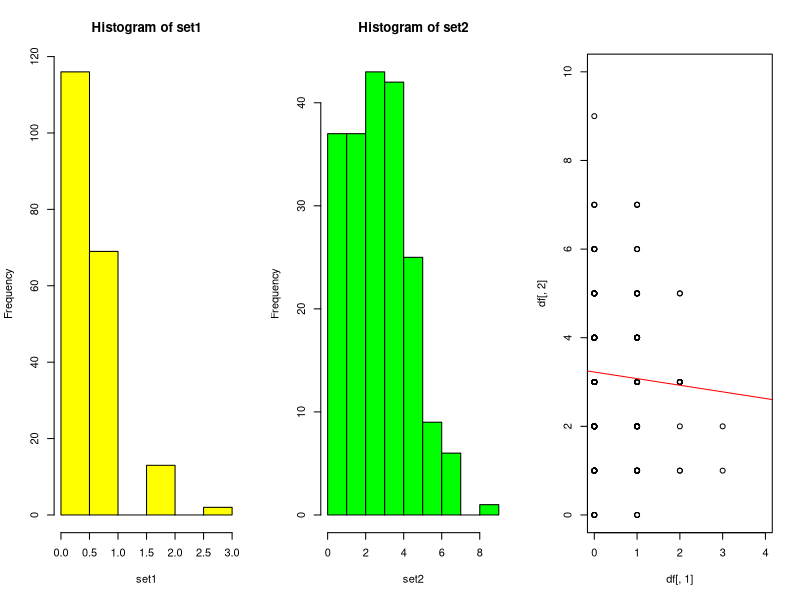

The R script that drew this image:
##### Практическое задания №1 (11/09/2021) Васильева А.В. ####

# Генерируем два случайных Пуассоновских набора по 200 ####
# чисел, один с средним 0.5, другой с средним 3 (используя функцию rpois)
set1 = rpois(200, 0.5)
set2 = rpois(200, 3)

# Рисуем распределение обоих наборов. Учитывая, что ####
# распределение - дискретное 
par(mfrow=c(1,3))
hist(set1, col='yellow')
hist(set2, col='green')

# Проверяем существование между переменными линейной зависимости ####
df = cbind(set1,set2) # объединяем переменные set1 и set2 в одну таблицу
summary(lm(df[,2]~df[,1]))

# Проиллюстрируйте рисунком 
plot(df[,1], df[,2], xlim=c(0,4), ylim=c(0,10))
abline(lm(df[,2]~df[,1]), col='red')

# Посчитайте коэффициент корреляции
cor(df[,1], df[,2])

# Сохраняем табличку с обоими наборами в текстовый файл ####
write.table(df, file='data.txt')